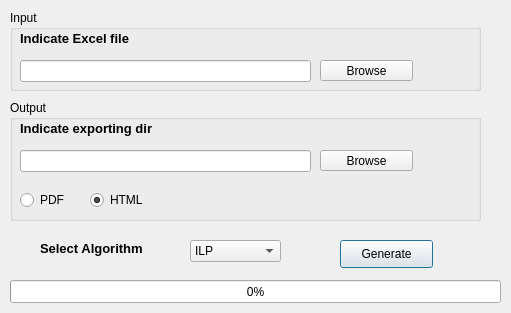
<?xml version="1.0" encoding="UTF-8"?>
<ui version="4.0">
 <class>Dialog</class>
 <widget class="QDialog" name="Dialog">
  <property name="windowTitle">
   <string>DKE Timetables</string>
  </property>
  <property name="windowIcon">
   <iconset>
    <normaloff>../../../../../Downloads/um_logo.png</normaloff>../../../../../Downloads/um_logo.png</iconset>
  </property>
  <property name="autoFillBackground">
   <bool>false</bool>
  </property>
  <widget class="QProgressBar" name="progressBar">
   <property name="geometry">
    <rect>
     <x>10</x>
     <y>280</y>
     <width>491</width>
     <height>23</height>
    </rect>
   </property>
   <property name="value">
    <number>0</number>
   </property>
  </widget>
  <widget class="QComboBox" name="algComboBox">
   <property name="geometry">
    <rect>
     <x>190</x>
     <y>240</y>
     <width>91</width>
     <height>22</height>
    </rect>
   </property>
   <property name="currentText">
    <string>ILP</string>
   </property>
   <item>
    <property name="text">
     <string>ILP</string>
    </property>
   </item>
   <item>
    <property name="text">
     <string>Greedy</string>
    </property>
   </item>
   <item>
    <property name="text">
     <string>Tabu</string>
    </property>
   </item>
   <item>
    <property name="text">
     <string>Random</string>
    </property>
   </item>
   <item>
    <property name="text">
     <string>Weekly</string>
    </property>
   </item>
   <item>
    <property name="text">
     <string>Genetic</string>
    </property>
   </item>
  </widget>
  <widget class="QLabel" name="label_2">
   <property name="geometry">
    <rect>
     <x>40</x>
     <y>240</y>
     <width>151</width>
     <height>16</height>
    </rect>
   </property>
   <property name="font">
    <font>
     <pointsize>10</pointsize>
     <weight>75</weight>
     <bold>true</bold>
    </font>
   </property>
   <property name="text">
    <string>Select Algorithm</string>
   </property>
  </widget>
  <widget class="QPushButton" name="pushButton">
   <property name="geometry">
    <rect>
     <x>340</x>
     <y>240</y>
     <width>93</width>
     <height>28</height>
    </rect>
   </property>
   <property name="text">
    <string>Generate</string>
   </property>
  </widget>
  <widget class="QGroupBox" name="groupBox">
   <property name="geometry">
    <rect>
     <x>10</x>
     <y>10</y>
     <width>471</width>
     <height>81</height>
    </rect>
   </property>
   <property name="title">
    <string>Input</string>
   </property>
   <widget class="QLineEdit" name="inputLineEdit">
    <property name="geometry">
     <rect>
      <x>10</x>
      <y>50</y>
      <width>291</width>
      <height>22</height>
     </rect>
    </property>
   </widget>
   <widget class="QLabel" name="label">
    <property name="geometry">
     <rect>
      <x>10</x>
      <y>20</y>
      <width>211</width>
      <height>16</height>
     </rect>
    </property>
    <property name="font">
     <font>
      <pointsize>10</pointsize>
      <weight>75</weight>
      <bold>true</bold>
     </font>
    </property>
    <property name="text">
     <string>Indicate Excel file</string>
    </property>
   </widget>
   <widget class="QPushButton" name="browseButtonInput">
    <property name="geometry">
     <rect>
      <x>310</x>
      <y>50</y>
      <width>93</width>
      <height>21</height>
     </rect>
    </property>
    <property name="text">
     <string>Browse</string>
    </property>
   </widget>
  </widget>
  <widget class="QGroupBox" name="groupBox_2">
   <property name="geometry">
    <rect>
     <x>10</x>
     <y>100</y>
     <width>471</width>
     <height>121</height>
    </rect>
   </property>
   <property name="title">
    <string>Output</string>
   </property>
   <widget class="QLineEdit" name="outputLineEdit">
    <property name="geometry">
     <rect>
      <x>10</x>
      <y>50</y>
      <width>291</width>
      <height>22</height>
     </rect>
    </property>
   </widget>
   <widget class="QLabel" name="label_3">
    <property name="geometry">
     <rect>
      <x>10</x>
      <y>20</y>
      <width>211</width>
      <height>16</height>
     </rect>
    </property>
    <property name="font">
     <font>
      <pointsize>10</pointsize>
      <weight>75</weight>
      <bold>true</bold>
     </font>
    </property>
    <property name="text">
     <string>Indicate exporting dir</string>
    </property>
   </widget>
   <widget class="QRadioButton" name="radioButton">
    <property name="geometry">
     <rect>
      <x>10</x>
      <y>90</y>
      <width>95</width>
      <height>20</height>
     </rect>
    </property>
    <property name="text">
     <string>PDF</string>
    </property>
    <property name="checkable">
     <bool>false</bool>
    </property>
   </widget>
   <widget class="QRadioButton" name="radioButton_2">
    <property name="geometry">
     <rect>
      <x>80</x>
      <y>90</y>
      <width>95</width>
      <height>20</height>
     </rect>
    </property>
    <property name="text">
     <string>HTML</string>
    </property>
    <property name="checked">
     <bool>true</bool>
    </property>
   </widget>
   <widget class="QPushButton" name="browseButtonOutput">
    <property name="geometry">
     <rect>
      <x>310</x>
      <y>50</y>
      <width>93</width>
      <height>21</height>
     </rect>
    </property>
    <property name="text">
     <string>Browse</string>
    </property>
   </widget>
  </widget>
 </widget>
 <resources/>
 <connections/>
</ui>
